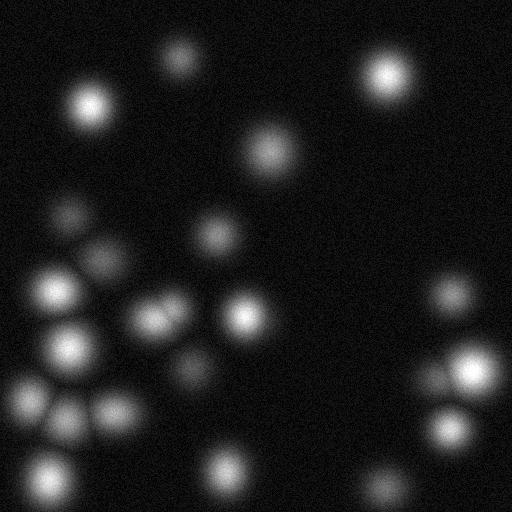
#> input picture dataset/test1.jpg, 512 x 512 px
$ python method2.py
#> lines starting #> are read from the running program, lines starting #| are printed output that depends on the picture; after the words box and inside, x2 and y2 are one past the last pixel; in counts of white or black regions, pixels touching at a corner belong together
import cv2
import numpy as np
import matplotlib.pyplot as plt

# load image
img_clr = cv2.imread("./dataset/test1.jpg", 1)
#> img_clr is the input picture: shape (512, 512, 3); min 0, max 255, mean 30.8
img = cv2.cvtColor(img_clr, cv2.COLOR_BGR2GRAY)

ret1, thresh = cv2.threshold(img, 240, 255, cv2.THRESH_BINARY+cv2.THRESH_OTSU)
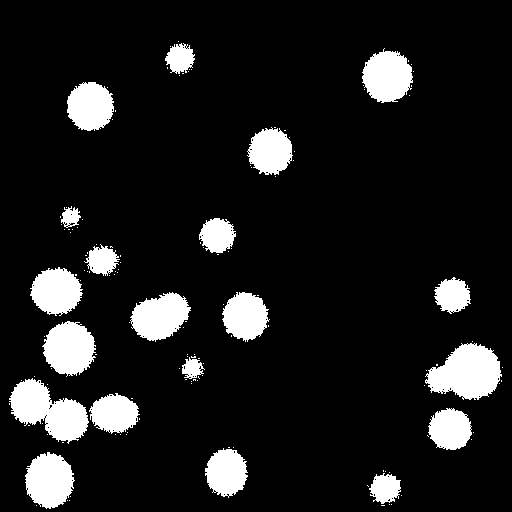
#> thresh: shape (512, 512); 11.4% white; 139 white regions (119 under 20 px), largest, box (x1, y1, x2, y2) and area: (425, 343, 502, 400) 2929, (9, 378, 89, 444) 2875, (42, 321, 96, 377) 2145
#> ret1 = 71

blur = cv2.GaussianBlur(thresh, (11,11), 0)
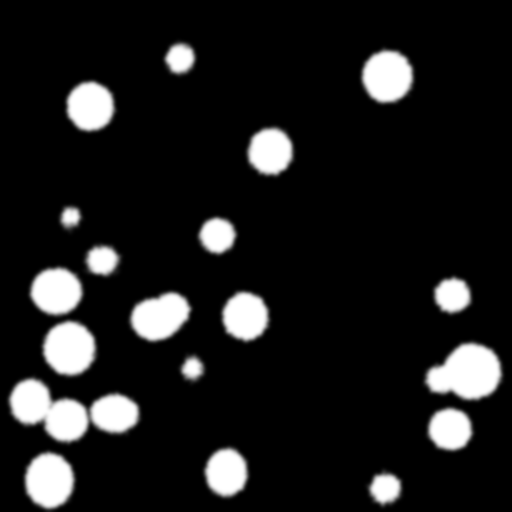
#> blur: shape (512, 512); min 0, max 255, mean 29.1
canny = cv2.Canny(blur, 30, 150, 3)
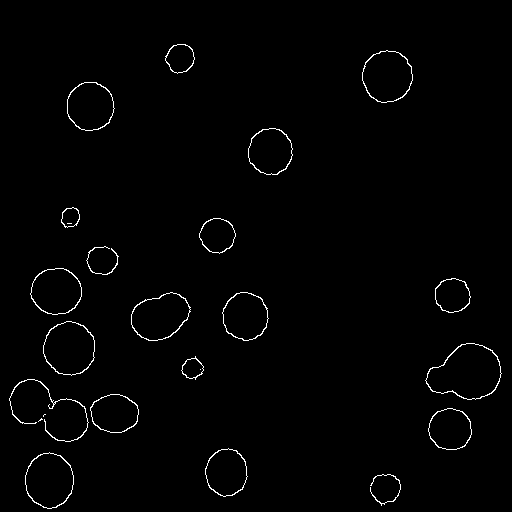
#> canny: shape (512, 512); 1.2% white in thin lines or dots, all inside (x1, y1, x2, y2) = (9, 44, 502, 509)
dilated = cv2.dilate(canny, (1,1), iterations = 2)
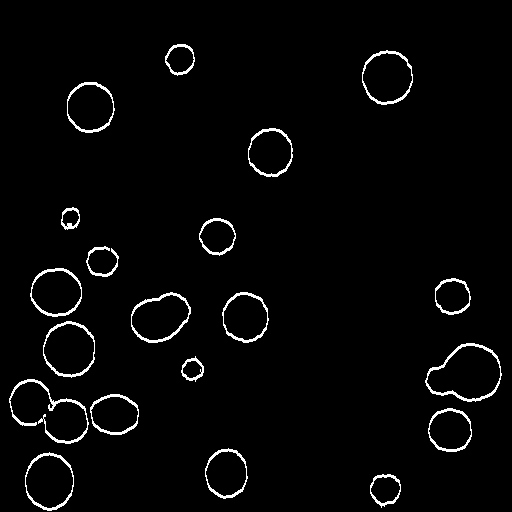
#> dilated: shape (512, 512); 2.6% white in thin lines or dots, all inside (x1, y1, x2, y2) = (9, 44, 502, 511)
contour, _ = cv2.findContours(dilated.copy(), cv2.RETR_EXTERNAL, cv2.CHAIN_APPROX_NONE)
#> contour = 20 contours; largest, box (x1, y1, x2, y2) and area: (425, 343, 502, 402) 3103, (43, 321, 95, 378) 2250, (25, 452, 74, 511) 2170, (131, 292, 191, 343) 2154, (362, 50, 413, 105) 2125

rgb = cv2.cvtColor(img_clr, cv2.COLOR_BGR2RGB)
cv2.drawContours(rgb, contour, -1, (255,0, 0), 1)
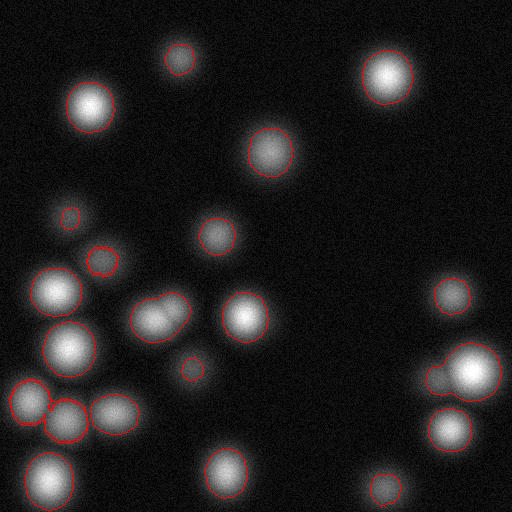
#> rgb: shape (512, 512, 3); 1.09% of pixels changed, all inside (x1, y1, x2, y2) = (9, 44, 502, 511)

print("Total no of blobs detected-{}".format(len(contour)))
#| Total no of blobs detected-20

Hori = np.concatenate((img_clr, rgb), axis=1)
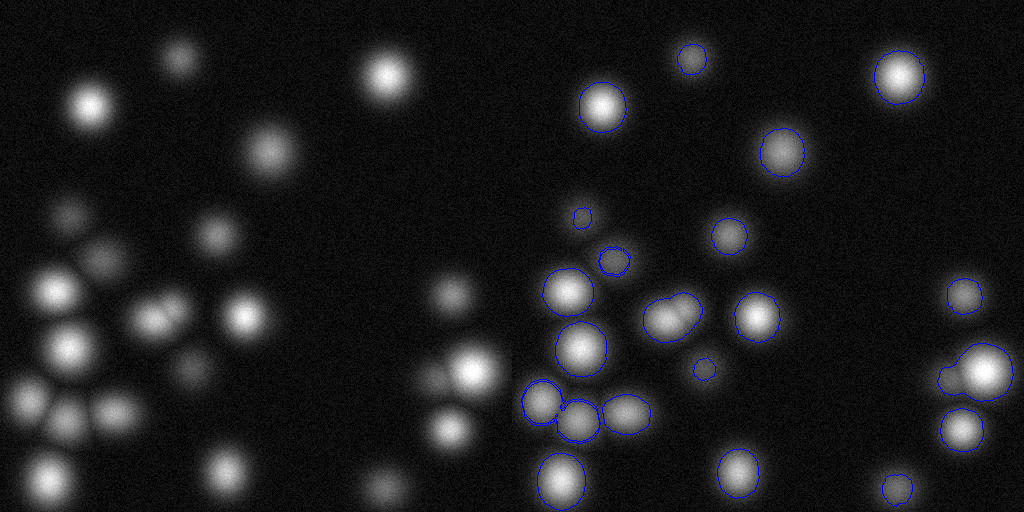
#> Hori: shape (512, 1024, 3); mean B, G, R 31.9, 30.5, 30.5

cv2.imshow('HORIZONTAL', Hori)
cv2.imwrite("./output/output2.jpg", Hori)
cv2.waitKey(0)
cv2.destroyAllWindows()
